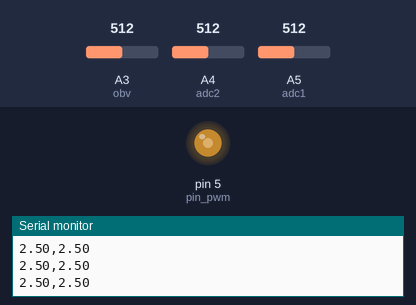
The sketch below on a simulated Arduino Uno, built with avr-gcc and run on an emulated ATmega328P. Shown: output pins drawn as LEDs (lit = HIGH), the last lines printed to the serial monitor. Dashed ring = blinking. Inputs (shaded band) come from the test bench; at power-on: A4 (adc2) = 512, A5 (adc1) = 512, A3 (obv) = 512.

Above: at 1.2 s.
1.3 s: A4 (adc2) set to 716
At 2.42 s:
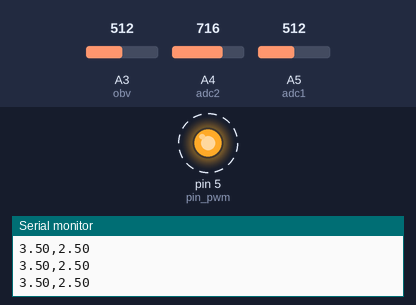
4.3 s: A4 (adc2) set to 511
7.3 s: A4 (adc2) set to 306
10.3 s: A5 (adc1) set to 716
At 11.3 s:
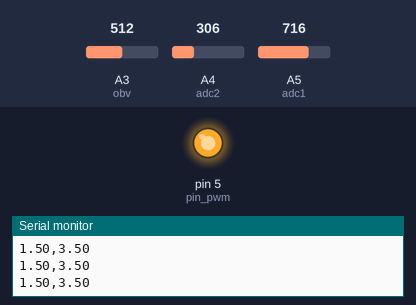
11.8 s: A5 (adc1) set to 900
At 12.62 s:
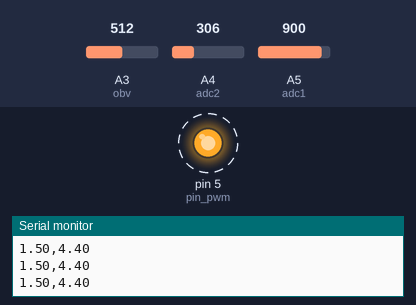
Timing chart, 0 to 15.8 s (numbered marks = the images above; inputs shaded):
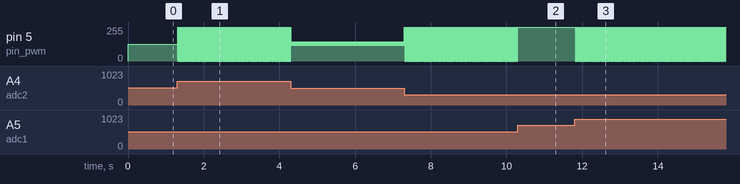

The sketch:

Controllerv2.ino
```cpp
//Pin Setup
int pin_pwm = 5;
int adc1 = A5;
int adc2 = A4;
int obv = A3;

//Variable declaration
int v_in_int = 0;
int v_out_int = 0;
float v_in_f;
float v_out_f;
float error;
float error_delay = 0.0;
float error_delay2 = 0.0;
float pwm_f;
float pwm_delay = 0.0;
float pwm_delay2 = 0.0;
float pwm_f_t;
int pwm_int;
int mod_sig;

void setup()
{
  pinMode(adc1, INPUT); //assign pin A5 as INPUT
  pinMode(adc2, INPUT); //assign pin A4 as INPUT
  pinMode(pin_pwm, OUTPUT); //assign pin 5 as OUTPUT
  Serial.begin(9600); //Start your serial port
}

void setPwmFrequency(int pin, int divisor) {
  byte mode;
  if(pin == 5 || pin == 6 || pin == 9 || pin == 10) {
    switch(divisor) {
      case 1: mode = 0x01; break;
      case 8: mode = 0x02; break;
      case 64: mode = 0x03; break;
      case 256: mode = 0x04; break;
      case 1024: mode = 0x05; break;
      default: return;
    }
    if(pin == 5 || pin == 6) {
      TCCR0B = TCCR0B & 0b11111000 | mode;
    } else {
      TCCR1B = TCCR1B & 0b11111000 | mode;
    }
  } else if(pin == 3 || pin == 11) {
    switch(divisor) {
      case 1: mode = 0x01; break;
      case 8: mode = 0x02; break;
      case 32: mode = 0x03; break;
      case 64: mode = 0x04; break;
      case 128: mode = 0x05; break;
      case 256: mode = 0x06; break;
      case 1024: mode = 0x07; break;
      default: return;
    }
    TCCR2B = TCCR2B & 0b11111000 | mode;
  }
}


void loop()
{
  setPwmFrequency(5, 1);

  /** Analog to Digital Converter Section **/
  v_in_int = analogRead(adc1);
  v_out_int = analogRead(adc2);

  v_in_f = v_in_int*5.0/1023.0;
  v_out_f = v_out_int*5.0/1023.0;


  error = v_in_f - v_out_f;

  /** Controller Section **/
  //Using PD
  pwm_f = -pwm_delay + 137.8965*error - 76.6475*error_delay;

  //without controller
  //pwm_f = error;


  error_delay2 = error_delay;
  error_delay = error;
  pwm_delay2 = pwm_delay;
  pwm_delay = pwm_f;

  /** Pulse Width Modulation Section **/
  pwm_f_t = (pwm_f + 5.0)/2.0;

  pwm_int = (int)((pwm_f_t * 255.0)/5.0);

  if (pwm_int <=255 & pwm_int >0)
    analogWrite(pin_pwm, pwm_int);
  else
  {
    if (pwm_int>255)
      analogWrite(pin_pwm,255);
    else
      analogWrite(pin_pwm,0);
  }

  /** Sampling Period **/
  delay(100);

  mod_sig = analogRead(obv);
  /** Monitoring Variable using Serial Monitor **/
  Serial.print(v_out_f); Serial.print(",");
  Serial.println(v_in_f);

}
```

Measured:
- after the input at 1.3 s, pin 5 (pin_pwm): alternates 255/255 for 0.01 s and 0/255 for 0.01 s, starting at once
- after the input at 10.3 s, pin 5 (pin_pwm): goes on until 10.3 s, then stays 255/255
- after the input at 11.8 s, pin 5 (pin_pwm): alternates 255/255 for 0.01 s and 0/255 for 0.01 s, starting at once
